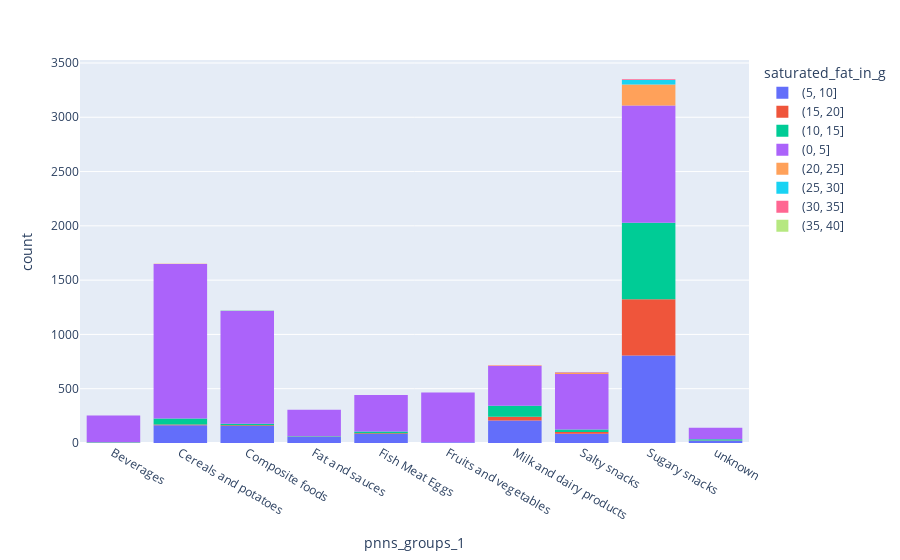

The notebook cell saved with this chart:
### Code cell
import plotly.express as px
px.histogram(data, x="pnns_groups_1", color="saturated_fat_in_g").update_xaxes(categoryorder="category ascending")
# data.dropna(inplace = True)

### Figure 1 — Plotly figure (JSON) as saved in the notebook; plotly's stock layout.template omitted (floating-point values rounded to 4 significant figures; data arrays with more than 128 entries replaced by an {"elided": "..."} marker saying what was removed)
{"data": [{"alignmentgroup": "True", "bingroup": "x", "hovertemplate": "saturated_fat_in_g=(5, 10]<br>pnns_groups_1=%{x}<br>count=%{y}<extra></extra>", "legendgroup": "(5, 10]", "marker": {"color": "#636efa", "pattern": {"shape": ""}}, "name": "(5, 10]", "offsetgroup": "(5, 10]", "orientation": "v", "showlegend": true, "type": "histogram", "x": {"elided": "1589 str values"}, "xaxis": "x", "yaxis": "y"}, {"alignmentgroup": "True", "bingroup": "x", "hovertemplate": "saturated_fat_in_g=(15, 20]<br>pnns_groups_1=%{x}<br>count=%{y}<extra></extra>", "legendgroup": "(15, 20]", "marker": {"color": "#EF553B", "pattern": {"shape": ""}}, "name": "(15, 20]", "offsetgroup": "(15, 20]", "orientation": "v", "showlegend": true, "type": "histogram", "x": {"elided": "591 str values"}, "xaxis": "x", "yaxis": "y"}, {"alignmentgroup": "True", "bingroup": "x", "hovertemplate": "saturated_fat_in_g=(10, 15]<br>pnns_groups_1=%{x}<br>count=%{y}<extra></extra>", "legendgroup": "(10, 15]", "marker": {"color": "#00cc96", "pattern": {"shape": ""}}, "name": "(10, 15]", "offsetgroup": "(10, 15]", "orientation": "v", "showlegend": true, "type": "histogram", "x": {"elided": "936 str values"}, "xaxis": "x", "yaxis": "y"}, {"alignmentgroup": "True", "bingroup": "x", "hovertemplate": "saturated_fat_in_g=(0, 5]<br>pnns_groups_1=%{x}<br>count=%{y}<extra></extra>", "legendgroup": "(0, 5]", "marker": {"color": "#ab63fa", "pattern": {"shape": ""}}, "name": "(0, 5]", "offsetgroup": "(0, 5]", "orientation": "v", "showlegend": true, "type": "histogram", "x": {"elided": "5809 str values"}, "xaxis": "x", "yaxis": "y"}, {"alignmentgroup": "True", "bingroup": "x", "hovertemplate": "saturated_fat_in_g=(20, 25]<br>pnns_groups_1=%{x}<br>count=%{y}<extra></extra>", "legendgroup": "(20, 25]", "marker": {"color": "#FFA15A", "pattern": {"shape": ""}}, "name": "(20, 25]", "offsetgroup": "(20, 25]", "orientation": "v", "showlegend": true, "type": "histogram", "x": {"elided": "213 str values"}, "xaxis": "x", "yaxis": "y"}, {"alignmentgroup": "True", "bingroup": "x", "hovertemplate": "saturated_fat_in_g=(25, 30]<br>pnns_groups_1=%{x}<br>count=%{y}<extra></extra>", "legendgroup": "(25, 30]", "marker": {"color": "#19d3f3", "pattern": {"shape": ""}}, "name": "(25, 30]", "offsetgroup": "(25, 30]", "orientation": "v", "showlegend": true, "type": "histogram", "x": ["Sugary snacks", "Sugary snacks", "Sugary snacks", "Sugary snacks", "Sugary snacks", "Sugary snacks", "Sugary snacks", "Sugary snacks", "Salty snacks", "Salty snacks", "Sugary snacks", "Sugary snacks", "Sugary snacks", "Sugary snacks", "Composite foods", "Sugary snacks", "Sugary snacks", "Sugary snacks", "Sugary snacks", "Sugary snacks", "Sugary snacks", "Sugary snacks", "Salty snacks", "Sugary snacks", "Salty snacks", "Sugary snacks", "Sugary snacks", "Sugary snacks", "Sugary snacks", "Sugary snacks", "Sugary snacks", "Sugary snacks", "Sugary snacks", "Sugary snacks", "Sugary snacks", "Sugary snacks", "Sugary snacks", "Sugary snacks", "Sugary snacks", "Sugary snacks", "Sugary snacks", "Sugary snacks", "Sugary snacks", "Sugary snacks", "Sugary snacks", "Sugary snacks", "Sugary snacks", "Sugary snacks"], "xaxis": "x", "yaxis": "y"}, {"alignmentgroup": "True", "bingroup": "x", "hovertemplate": "saturated_fat_in_g=(30, 35]<br>pnns_groups_1=%{x}<br>count=%{y}<extra></extra>", "legendgroup": "(30, 35]", "marker": {"color": "#FF6692", "pattern": {"shape": ""}}, "name": "(30, 35]", "offsetgroup": "(30, 35]", "orientation": "v", "showlegend": true, "type": "histogram", "x": ["Sugary snacks", "Salty snacks", "Salty snacks", "Sugary snacks", "Salty snacks", "Sugary snacks", "Milk and dairy products", "Sugary snacks", "Sugary snacks", "Sugary snacks", "Sugary snacks"], "xaxis": "x", "yaxis": "y"}, {"alignmentgroup": "True", "bingroup": "x", "hovertemplate": "saturated_fat_in_g=(35, 40]<br>pnns_groups_1=%{x}<br>count=%{y}<extra></extra>", "legendgroup": "(35, 40]", "marker": {"color": "#B6E880", "pattern": {"shape": ""}}, "name": "(35, 40]", "offsetgroup": "(35, 40]", "orientation": "v", "showlegend": true, "type": "histogram", "x": ["Salty snacks", "Fat and sauces"], "xaxis": "x", "yaxis": "y"}], "layout": {"barmode": "relative", "legend": {"title": {"text": "saturated_fat_in_g"}, "tracegroupgap": 0}, "margin": {"t": 60}, "xaxis": {"anchor": "y", "categoryorder": "category ascending", "domain": [0, 1], "title": {"text": "pnns_groups_1"}}, "yaxis": {"anchor": "x", "domain": [0, 1], "title": {"text": "count"}}}}
